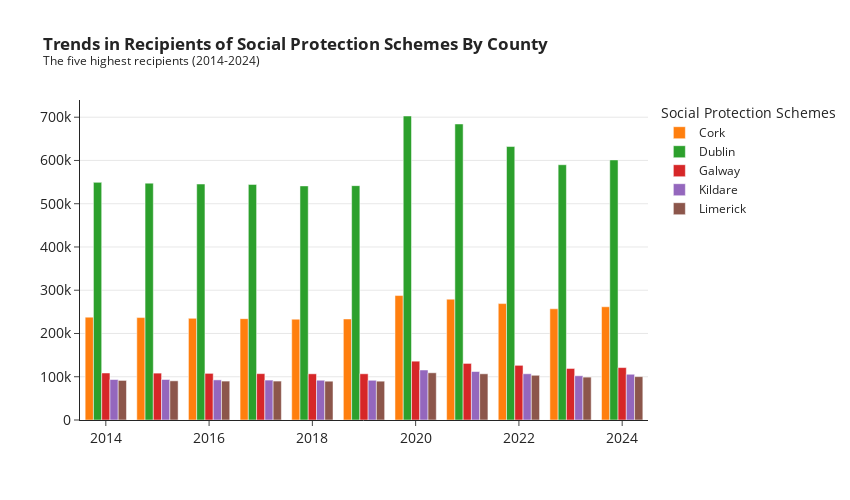

This figure's notebook cell:
### Code cell
# Define time period
years = np.arange(2014, 2025)

# Initialize the barplot + title and styling
fig_counties = px.bar(
            title='<b>Trends in Recipients of Social Protection Schemes By County</b><br><sup>The five highest recipients (2014-2024)</sup>',
            template='simple_white',
            )

# Add counties top 5 recipients to plot
fig_counties.add_trace(go.Bar(x=years, y=pvt_top_5['Cork'], name="Cork"))
fig_counties.add_trace(go.Bar(x=years, y=pvt_top_5['Dublin'], name="Dublin"))
fig_counties.add_trace(go.Bar(x=years, y=pvt_top_5['Galway'], name="Galway"))
fig_counties.add_trace(go.Bar(x=years, y=pvt_top_5['Kildare'], name="Kildare"))
fig_counties.add_trace(go.Bar(x=years, y=pvt_top_5['Limerick'], name="Limerick"))

# Axis configuration
fig_counties.update_xaxes(tickfont=dict(size=14), title_text='')
fig_counties.update_yaxes(tickfont=dict(size=14), title_text='', showgrid=True)

# Layout adjustment
fig_counties.update_layout(legend_title='Social Protection Schemes', width=850, height=500, barmode='group')

### Figure 1 — Plotly figure (JSON) as saved in the notebook; plotly's stock layout.template omitted (floating-point values rounded to 4 significant figures)
{"data": [{"alignmentgroup": "True", "hovertemplate": "<extra></extra>", "legendgroup": "", "marker": {"color": "#1F77B4", "pattern": {"shape": ""}}, "name": "", "offsetgroup": "", "orientation": "v", "showlegend": false, "textposition": "auto", "type": "bar", "xaxis": "x", "yaxis": "y"}, {"name": "Cork", "type": "bar", "x": [2014, 2015, 2016, 2017, 2018, 2019, 2020, 2021, 2022, 2023, 2024], "y": [237800.0, 236700.0, 235000.0, 234300.0, 233100.0, 233600.0, 287700.0, 279400.0, 269100.0, 257100.0, 261811]}, {"name": "Dublin", "type": "bar", "x": [2014, 2015, 2016, 2017, 2018, 2019, 2020, 2021, 2022, 2023, 2024], "y": [549400.0, 547600.0, 545500.0, 544600.0, 541200, 541800.0, 702800.0, 684400.0, 632200.0, 590100.0, 601300.0]}, {"name": "Galway", "type": "bar", "x": [2014, 2015, 2016, 2017, 2018, 2019, 2020, 2021, 2022, 2023, 2024], "y": [108700.0, 108400.0, 107800.0, 107199, 106778, 106800.0, 135976, 130800.0, 126400.0, 119200.0, 121200.0]}, {"name": "Kildare", "type": "bar", "x": [2014, 2015, 2016, 2017, 2018, 2019, 2020, 2021, 2022, 2023, 2024], "y": [93560.0, 93620.0, 92745, 92290.0, 91970.0, 91840.0, 115600.0, 112000.0, 106900.0, 102300.0, 105800.0]}, {"name": "Limerick", "type": "bar", "x": [2014, 2015, 2016, 2017, 2018, 2019, 2020, 2021, 2022, 2023, 2024], "y": [91530.0, 90560.0, 89950.0, 90000.0, 89710.0, 89740.0, 109200.0, 106807, 103400.0, 99150.0, 100300.0]}], "layout": {"barmode": "group", "height": 500, "legend": {"title": {"text": "Social Protection Schemes"}, "tracegroupgap": 0}, "title": {"text": "<b>Trends in Recipients of Social Protection Schemes By County</b><br><sup>The five highest recipients (2014-2024)</sup>"}, "width": 850, "xaxis": {"anchor": "y", "domain": [0, 1], "tickfont": {"size": 14}, "title": {"text": ""}}, "yaxis": {"anchor": "x", "domain": [0, 1], "showgrid": true, "tickfont": {"size": 14}, "title": {"text": ""}}}}
